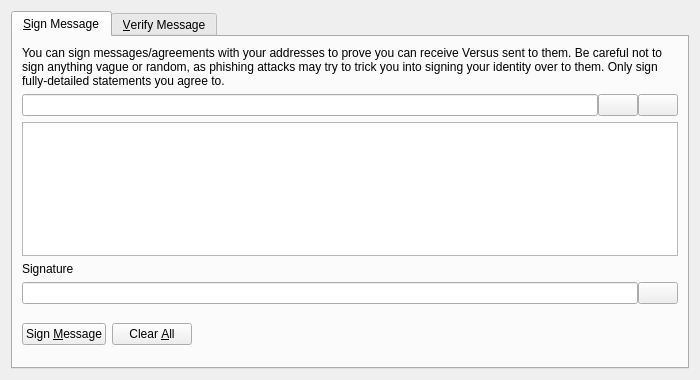
<?xml version="1.0" encoding="UTF-8"?>
<ui version="4.0">
 <class>SignVerifyMessageDialog</class>
 <widget class="QDialog" name="SignVerifyMessageDialog">
  <property name="geometry">
   <rect>
    <x>0</x>
    <y>0</y>
    <width>700</width>
    <height>380</height>
   </rect>
  </property>
  <property name="windowTitle">
   <string>Signatures - Sign / Verify a Message</string>
  </property>
  <property name="modal">
   <bool>true</bool>
  </property>
  <layout class="QVBoxLayout" name="verticalLayout">
   <item>
    <widget class="QTabWidget" name="tabWidget">
     <property name="currentIndex">
      <number>0</number>
     </property>
     <widget class="QWidget" name="tabSignMessage">
      <attribute name="title">
       <string>&amp;Sign Message</string>
      </attribute>
      <layout class="QVBoxLayout" name="verticalLayout_SM">
       <item>
        <widget class="QLabel" name="infoLabel_SM">
         <property name="text">
          <string>You can sign messages/agreements with your addresses to prove you can receive Versus sent to them. Be careful not to sign anything vague or random, as phishing attacks may try to trick you into signing your identity over to them. Only sign fully-detailed statements you agree to.</string>
         </property>
         <property name="textFormat">
          <enum>Qt::PlainText</enum>
         </property>
         <property name="wordWrap">
          <bool>true</bool>
         </property>
        </widget>
       </item>
       <item>
        <layout class="QHBoxLayout" name="horizontalLayout_1_SM">
         <property name="spacing">
          <number>0</number>
         </property>
         <item>
          <widget class="QValidatedLineEdit" name="addressIn_SM">
           <property name="toolTip">
            <string>The Versus address to sign the message with</string>
           </property>
          </widget>
         </item>
         <item>
          <widget class="QPushButton" name="addressBookButton_SM">
           <property name="toolTip">
            <string>Choose previously used address</string>
           </property>
           <property name="text">
            <string/>
           </property>
           <property name="shortcut">
            <string>Alt+A</string>
           </property>
           <property name="autoDefault">
            <bool>false</bool>
           </property>
          </widget>
         </item>
         <item>
          <widget class="QPushButton" name="pasteButton_SM">
           <property name="toolTip">
            <string>Paste address from clipboard</string>
           </property>
           <property name="text">
            <string/>
           </property>
           <property name="shortcut">
            <string>Alt+P</string>
           </property>
           <property name="autoDefault">
            <bool>false</bool>
           </property>
          </widget>
         </item>
        </layout>
       </item>
       <item>
        <widget class="QPlainTextEdit" name="messageIn_SM">
         <property name="toolTip">
          <string>Enter the message you want to sign here</string>
         </property>
        </widget>
       </item>
       <item>
        <widget class="QLabel" name="signatureLabel_SM">
         <property name="text">
          <string>Signature</string>
         </property>
         <property name="textFormat">
          <enum>Qt::PlainText</enum>
         </property>
        </widget>
       </item>
       <item>
        <layout class="QHBoxLayout" name="horizontalLayout_2_SM">
         <property name="spacing">
          <number>0</number>
         </property>
         <item>
          <widget class="QLineEdit" name="signatureOut_SM">
           <property name="font">
            <font>
             <italic>true</italic>
            </font>
           </property>
           <property name="readOnly">
            <bool>true</bool>
           </property>
          </widget>
         </item>
         <item>
          <widget class="QPushButton" name="copySignatureButton_SM">
           <property name="toolTip">
            <string>Copy the current signature to the system clipboard</string>
           </property>
           <property name="text">
            <string/>
           </property>
           <property name="autoDefault">
            <bool>false</bool>
           </property>
          </widget>
         </item>
        </layout>
       </item>
       <item>
        <layout class="QHBoxLayout" name="horizontalLayout_3_SM">
         <item>
          <widget class="QPushButton" name="signMessageButton_SM">
           <property name="toolTip">
            <string>Sign the message to prove you own this Versus address</string>
           </property>
           <property name="text">
            <string>Sign &amp;Message</string>
           </property>
           <property name="autoDefault">
            <bool>false</bool>
           </property>
          </widget>
         </item>
         <item>
          <widget class="QPushButton" name="clearButton_SM">
           <property name="toolTip">
            <string>Reset all sign message fields</string>
           </property>
           <property name="text">
            <string>Clear &amp;All</string>
           </property>
           <property name="autoDefault">
            <bool>false</bool>
           </property>
          </widget>
         </item>
         <item>
          <spacer name="horizontalSpacer_1_SM">
           <property name="orientation">
            <enum>Qt::Horizontal</enum>
           </property>
           <property name="sizeHint" stdset="0">
            <size>
             <width>40</width>
             <height>48</height>
            </size>
           </property>
          </spacer>
         </item>
         <item>
          <widget class="QLabel" name="statusLabel_SM">
           <property name="font">
            <font>
             <weight>75</weight>
             <bold>true</bold>
            </font>
           </property>
           <property name="text">
            <string/>
           </property>
           <property name="wordWrap">
            <bool>true</bool>
           </property>
          </widget>
         </item>
         <item>
          <spacer name="horizontalSpacer_2_SM">
           <property name="orientation">
            <enum>Qt::Horizontal</enum>
           </property>
           <property name="sizeHint" stdset="0">
            <size>
             <width>40</width>
             <height>48</height>
            </size>
           </property>
          </spacer>
         </item>
        </layout>
       </item>
      </layout>
     </widget>
     <widget class="QWidget" name="tabVerifyMessage">
      <attribute name="title">
       <string>&amp;Verify Message</string>
      </attribute>
      <layout class="QVBoxLayout" name="verticalLayout_VM">
       <item>
        <widget class="QLabel" name="infoLabel_VM">
         <property name="text">
          <string>Enter the receiver's address, message (ensure you copy line breaks, spaces, tabs, etc. exactly) and signature below to verify the message. Be careful not to read more into the signature than what is in the signed message itself, to avoid being tricked by a man-in-the-middle attack. Note that this only proves the signing party receives with the address, it cannot prove sendership of any transaction!</string>
         </property>
         <property name="textFormat">
          <enum>Qt::PlainText</enum>
         </property>
         <property name="alignment">
          <set>Qt::AlignLeading|Qt::AlignLeft|Qt::AlignTop</set>
         </property>
         <property name="wordWrap">
          <bool>true</bool>
         </property>
        </widget>
       </item>
       <item>
        <layout class="QHBoxLayout" name="horizontalLayout_1_VM">
         <property name="spacing">
          <number>0</number>
         </property>
         <item>
          <widget class="QValidatedLineEdit" name="addressIn_VM">
           <property name="toolTip">
            <string>The Versus address the message was signed with</string>
           </property>
          </widget>
         </item>
         <item>
          <widget class="QPushButton" name="addressBookButton_VM">
           <property name="toolTip">
            <string>Choose previously used address</string>
           </property>
           <property name="text">
            <string/>
           </property>
           <property name="shortcut">
            <string>Alt+A</string>
           </property>
           <property name="autoDefault">
            <bool>false</bool>
           </property>
          </widget>
         </item>
        </layout>
       </item>
       <item>
        <widget class="QPlainTextEdit" name="messageIn_VM"/>
       </item>
       <item>
        <widget class="QValidatedLineEdit" name="signatureIn_VM"/>
       </item>
       <item>
        <layout class="QHBoxLayout" name="horizontalLayout_2_VM">
         <item>
          <widget class="QPushButton" name="verifyMessageButton_VM">
           <property name="toolTip">
            <string>Verify the message to ensure it was signed with the specified Versus address</string>
           </property>
           <property name="text">
            <string>Verify &amp;Message</string>
           </property>
           <property name="autoDefault">
            <bool>false</bool>
           </property>
          </widget>
         </item>
         <item>
          <widget class="QPushButton" name="clearButton_VM">
           <property name="toolTip">
            <string>Reset all verify message fields</string>
           </property>
           <property name="text">
            <string>Clear &amp;All</string>
           </property>
           <property name="autoDefault">
            <bool>false</bool>
           </property>
          </widget>
         </item>
         <item>
          <spacer name="horizontalSpacer_1_VM">
           <property name="orientation">
            <enum>Qt::Horizontal</enum>
           </property>
           <property name="sizeHint" stdset="0">
            <size>
             <width>40</width>
             <height>48</height>
            </size>
           </property>
          </spacer>
         </item>
         <item>
          <widget class="QLabel" name="statusLabel_VM">
           <property name="font">
            <font>
             <weight>75</weight>
             <bold>true</bold>
            </font>
           </property>
           <property name="text">
            <string/>
           </property>
           <property name="wordWrap">
            <bool>true</bool>
           </property>
          </widget>
         </item>
         <item>
          <spacer name="horizontalSpacer_2_VM">
           <property name="orientation">
            <enum>Qt::Horizontal</enum>
           </property>
           <property name="sizeHint" stdset="0">
            <size>
             <width>40</width>
             <height>48</height>
            </size>
           </property>
          </spacer>
         </item>
        </layout>
       </item>
      </layout>
     </widget>
    </widget>
   </item>
  </layout>
 </widget>
 <customwidgets>
  <customwidget>
   <class>QValidatedLineEdit</class>
   <extends>QLineEdit</extends>
   <header>qvalidatedlineedit.h</header>
  </customwidget>
 </customwidgets>
 <resources>
  <include location="../versus.qrc"/>
 </resources>
 <connections/>
</ui>
